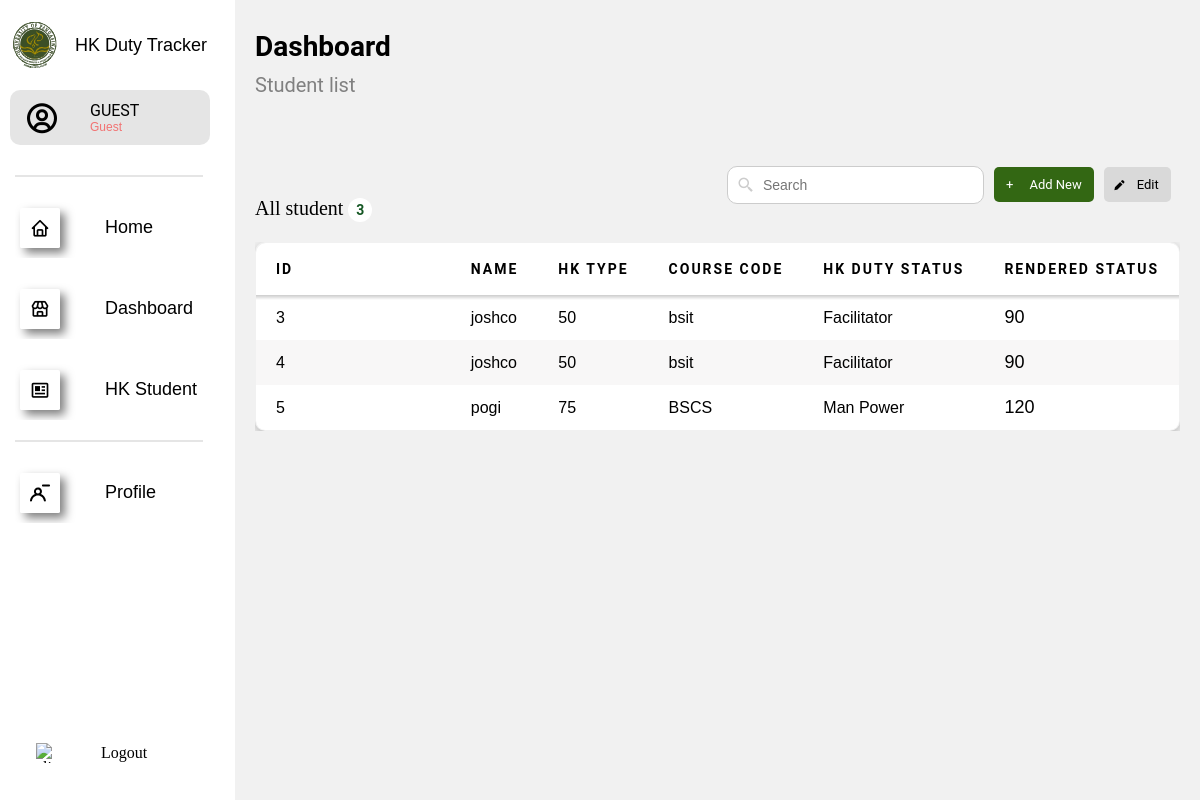
Page /dashboard.php on the committed database.
### tables this page shows
CREATE TABLE students (
    id INT AUTO_INCREMENT PRIMARY KEY,
    name VARCHAR(255),
    hk_type INT(11),
    course_code VARCHAR(50),
    hk_duty_status ENUM('Man Power', 'Facilitator', 'Office Duty'),
    rendered_hours INT(11),
    schedule_days VARCHAR(255)  
);

### backend/fetch_students.php (called while the page is built)
<?php
include 'connection.php';
$query = "SELECT id, name, hk_type, course_code, hk_duty_status, rendered_hours FROM students";
$result = mysqli_query($conn, $query);
?>

### includes/dashtable.php (the view, shortened to what this page needs)
<?php
    $host = 'localhost';
    $root = 'root';
    $password = '';
    $db = 'admin_data';
    $conn = mysqli_connect($host, $root, $password, $db);
    $sql = "SELECT id, name, hk_type, course_code, hk_duty_status, rendered_hours FROM students";
    $result = $conn->query($sql);
?>
<div class="table-container">
    <table class="content-table">
        <thead>
            <tr>
                <th style="width: 300px">ID</th>
                <th>NAME</th>
                <th style="width: 100px">HK TYPE</th>
                <th>COURSE CODE</th>
                <th>HK DUTY STATUS</th>
                <th>RENDERED STATUS</th>
            </tr>
        </thead>
        <tbody id="tbody">
        <?php
            if ($result->num_rows > 0) {
                while ($row = $result->fetch_assoc()) {
                    echo "<tr>";
                        echo "<td>";
                        echo "<span>" . $row['id'] . "</span>";
                        echo "</td>";
                        echo "<td>" . $row['name'] . "</td>";
                        echo "<td>" . $row['hk_type'] . "</td>";
                        echo "<td>" . $row['course_code'] . "</td>";
                        echo "<td>" . $row['hk_duty_status'] . "</td>";
                        echo "<td style='display: flex; align-items: center; gap: 8px; position: relative;'>";
                        echo "<span class='rendered-hours'>" . $row['rendered_hours'] . "</span>";
                    echo "</td>";
                    echo "</tr>";
                }
            } else {
                echo generateNoResultsHtml();
            }
            ?>
        </tbody>
    </table>
</div>

### dashboard.php (shortened to what this page needs)
<?php
    include 'backend/connection.php';
    include 'backend/fetch_students.php';
?>
<!DOCTYPE html>
<html lang="en">
<head>
    <link rel="stylesheet" type="text/css" href="/ADMIN_DTR/design/table.css" />
    <link rel="stylesheet" href="https://unpkg.com/boxicons@latest/css/boxicons.min.css">
</head>
<body>
    <div class="wrapper">
        <?php include 'includes/sidebar.php';?>
        <div class="main-content">
            <div class="content" >
                <h1 class="title_db">Dashboard</h1>
                <h2 class="subtitle">Student list</h2>
                <div class="header-container">
                    <label class="all-students">
                        All student&nbsp;&nbsp;
                        <span class = "student-count">
                            <?php echo $result->num_rows; ?>
                        </span>
                    </label>
                    <div class="search">
                        <span><i class="bx bx-search-alt-2"></i></span>
                        <input type="text" id="search_input" placeholder="Search" />
                        <a class="add_new" href="#divOne">+&nbsp;&nbsp;&nbsp;&nbsp; Add New</a>
                        <button class="edit" id="edit_button">
                        <i class="bx bxs-pencil"></i> Edit
                        </button>
                    </div>
                </div>
                <?php include 'includes/dashtable.php';?>
            </div>
        </div>
    </div>
</body>
</html>

### includes/sidebar.php (shortened to what this page needs)
<?php
    if(isset($_SESSION['admin_name']) && isset ($_SESSION['admin_role'])){
        $admin_name = $_SESSION['admin_name'];
        $admin_role = $_SESSION['admin_role'];
    } else{
        $admin_name = "Guest";
        $admin_role = "Guest";
    }
?>
<!DOCTYPE html>
<html lang="en">
<head>
    <link rel="stylesheet" type = "text/css" href= "/ADMIN_DTR/design/styles.css"/>
    <link
      rel="stylesheet"
      href="https://unpkg.com/boxicons@latest/css/boxicons.min.css"
    />
</head>
<body>
<div class="wrapper">
  <div class="sidebar">
    <div class="top">
      <div class="logo">
        <a href="index.php">
          <img src="/ADMIN_DTR/images/phinmasvg.svg" alt="Upang logo" class="phinmalogo" />
          <span class="title">HK Duty Tracker</span>
        </a>
      </div>
    </div>
    <div class="user">
      <i class="bx bx-user-circle"></i>
      <div class="name">
        <p><?php echo $admin_name;?></p>
        <p class="role"><?php echo $admin_role;?></p>
      </div>
    </div>
    <hr class="line" />
    <ul>
      <li>
        <i class="bx bx-home"></i>
        <a href="index.php" class="menu">Home</a>
      </li>
      <li>
        <i class="bx bx-store"></i>
        <a href="dashboard.php" class="menu">Dashboard</a>
      </li>
      <li>
        <i class="bx bx-news"></i>
        <a href="hk.php" class="menu">HK Student</a>
      </li>
    </ul>
    <hr class="line_2" />
    <div class="profilelinks">
      <a href="#">
        <img src="/ADMIN_DTR/images/profile-minus-1353-svgrepo-com.svg" alt="click to visit profile" class="profilelogo" />
        <span class="profile_text">Profile</span>
      </a>
    </div>
    <div class="logout">
      <a href="#" onclick="show_logout()">
        <img src="/ADMIN_DTR/images/logout-svgrepo-com.svg" alt="click to logout" class="logoutlogo" />
        <span class="logout_text">Logout</span>
      </a>
    </div>
  </div>
</div>
  </body>
</html>

### design/table.css (style rules this page uses)
* { margin: 0; padding: 0; box-sizing: border-box; }
.header-container { display: flex; justify-content: space-between; align-items: center; flex-wrap: wrap; width: 99%; margin-bottom: 20px; margin-top: 50px; min-width: unset; padding: 0 auto; overflow-x: auto; }
.title_db { font-family: "Roboto", sans-serif; font-style: normal; font-size: 28px; color: black; font-weight: bold; margin-top: 10px; }
.subtitle { margin-top: 10px; font-family: "Roboto", sans-serif; font-style: normal; font-weight: normal; font-size: 20px; color: hsl(0, 0%, 50%); }
.all-students { text-align: right; margin-right: 10px; margin-top: 50px; font-size: 20px; padding-right: 70px; font-weight: 400; color: #000000; }
.student-count { font-family: "Roboto", sans-serif; font-size: 14px; font-weight: bold; color: #155724; background-color: #ffffff; padding: 4px 8px; border-radius: 12px; display: inline-block; margin-left: -10px; }
.search { display: flex; align-items: center; gap: 10px; padding-left: 20px; position: relative; }
.search span { position: absolute; left: 30px; top: 56%; transform: translateY(-50%); color: #ccc; font-size: 18px; pointer-events: none; }
.search input { width: 257px; padding: 10px 12px 10px 35px; font-size: 14px; border: 1px solid #ccc; border-radius: 10px; outline: none; transition: border-color 0.3s, box-shadow 0.3s; }
.add_new { font-family: "Roboto", sans-serif; text-decoration: none; color: #000000; background-color: #336713; color: white; padding: 10px 12px; font-size: 13px; border-radius: 5px; cursor: pointer; }
.search button { padding: 10px 12px; font-size: 13px; border: none; border-radius: 5px; cursor: pointer; }
.search button.edit { font-family: "Roboto", sans-serif; color: black; background-color: #d9d9d9; transition: all 0.5s ease; display: flex; align-items: center; }
.search button.edit i { margin-right: 8px; position: relative; top: 1.2px; right: 3px; }
.table-container { width: 100%; overflow-x: auto; overflow-y: hidden; max-width: 100%; position: relative; display: flex; justify-content: center; }
table { font-family: "Varela Round", sans-serif; white-space: nowrap; font-size: 14px; width: 100%; max-width: 100%; table-layout: auto; min-width: 600px; border-collapse: collapse; border-spacing: 0; border: 1px solid rgba(0, 0, 0, 0.2); border-radius: 10px; box-shadow: rgba(0, 0, 0, 0.24) 0px 3px 8px; overflow: hidden; }
thead th:first-child { border-top-left-radius: 10px; }
thead th:last-child { border-top-right-radius: 10px; }
tbody tr:last-child td:first-child { border-bottom-left-radius: 10px; }
tbody tr:last-child td:last-child { border-bottom-right-radius: 10px; }
thead { position: sticky; top: 0; z-index: 1; }
thead::after { content: ""; position: absolute; left: 0; bottom: -5px; width: 100%; height: 10px; background: linear-gradient(to bottom, rgba(0, 0, 0, 0.4), transparent); pointer-events: none; z-index: -1; }
thead th { word-break: break-word; text-align: left; letter-spacing: 2px; color: rgba(0, 0, 0, 1); border-top: 1px solid #e0e0e0; padding: 18px 20px; background-color: #ffffff; font-family: "Roboto", serif; font-weight: 600; }
tbody tr:nth-child(odd) { background-color: #ffffff; }
tbody tr:nth-child(even) { background-color: #f8f7f7; }
th { font-family: "Roboto", serif; font-weight: 600; }
td { position: relative; font-size: 16px; padding: 12px 20px; word-break: break-word; text-align: left; }
.rendered-hours { font-style: normal; font-size: 18px; }

### rows in the picture
students: id "3", name "joshco", hk_type "50", course_code "bsit", hk_duty_status "Facilitator", rendered_hours "90"
students: id "4", name "joshco", hk_type "50", course_code "bsit", hk_duty_status "Facilitator", rendered_hours "90"
students: id "5", name "pogi", hk_type "75", course_code "BSCS", hk_duty_status "Man Power", rendered_hours "120"

### other values in the picture
$admin_name "GUEST"
$admin_role "Guest"
$result->num_rows "3"
